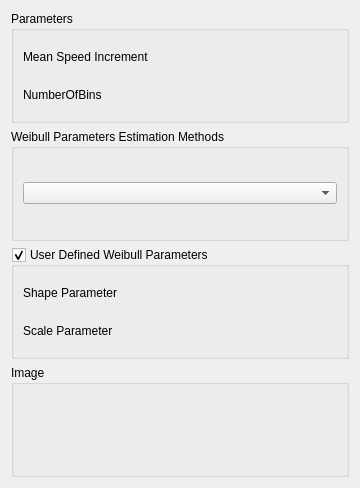
<?xml version="1.0" encoding="UTF-8"?>
<ui version="4.0">
 <class>SeismicLabGui::DlgDesignResponseSpectrum</class>
 <widget class="QWidget" name="SeismicLabGui::DlgDesignResponseSpectrum">
  <property name="geometry">
   <rect>
    <x>0</x>
    <y>0</y>
    <width>360</width>
    <height>488</height>
   </rect>
  </property>
  <property name="windowTitle">
   <string>Feature Parameters</string>
  </property>
  <property name="sizeGripEnabled" stdset="0">
   <bool>true</bool>
  </property>
  <layout class="QGridLayout" name="gridLayout">
   <item row="1" column="0">
    <widget class="QGroupBox" name="GroupBox5_4">
     <property name="title">
      <string>Weibull Parameters Estimation Methods</string>
     </property>
     <layout class="QGridLayout" name="_5">
      <property name="leftMargin">
       <number>9</number>
      </property>
      <property name="topMargin">
       <number>9</number>
      </property>
      <property name="rightMargin">
       <number>9</number>
      </property>
      <property name="bottomMargin">
       <number>9</number>
      </property>
      <property name="spacing">
       <number>6</number>
      </property>
      <item row="1" column="0">
       <layout class="QHBoxLayout" name="horizontalLayout_14" stretch="0">
        <item>
         <widget class="QComboBox" name="comboBox"/>
        </item>
       </layout>
      </item>
     </layout>
    </widget>
   </item>
   <item row="3" column="0">
    <widget class="QGroupBox" name="GroupBox5_5">
     <property name="title">
      <string>Image</string>
     </property>
     <layout class="QGridLayout" name="_6">
      <property name="leftMargin">
       <number>9</number>
      </property>
      <property name="topMargin">
       <number>9</number>
      </property>
      <property name="rightMargin">
       <number>9</number>
      </property>
      <property name="bottomMargin">
       <number>9</number>
      </property>
      <property name="spacing">
       <number>6</number>
      </property>
      <item row="1" column="0">
       <layout class="QHBoxLayout" name="horizontalLayout_9" stretch="0">
        <item>
         <widget class="QLabel" name="label_Image">
          <property name="text">
           <string/>
          </property>
         </widget>
        </item>
       </layout>
      </item>
     </layout>
    </widget>
   </item>
   <item row="0" column="0">
    <widget class="QGroupBox" name="GroupBox5_3">
     <property name="title">
      <string>Parameters</string>
     </property>
     <layout class="QGridLayout" name="_3">
      <property name="leftMargin">
       <number>9</number>
      </property>
      <property name="topMargin">
       <number>9</number>
      </property>
      <property name="rightMargin">
       <number>9</number>
      </property>
      <property name="bottomMargin">
       <number>9</number>
      </property>
      <property name="spacing">
       <number>6</number>
      </property>
      <item row="1" column="0">
       <layout class="QHBoxLayout" name="horizontalLayout" stretch="0,0">
        <item>
         <widget class="QLabel" name="label">
          <property name="text">
           <string>Mean Speed Increment</string>
          </property>
         </widget>
        </item>
        <item>
         <widget class="Gui::QuantitySpinBox" name="doubleSpinBox_MeanSpeedIncrement" native="true">
          <property name="keyboardTracking" stdset="0">
           <bool>false</bool>
          </property>
         </widget>
        </item>
       </layout>
      </item>
      <item row="2" column="0">
       <layout class="QHBoxLayout" name="horizontalLayout_6" stretch="0,0">
        <item>
         <widget class="QLabel" name="label_6">
          <property name="text">
           <string>NumberOfBins</string>
          </property>
         </widget>
        </item>
        <item>
         <widget class="Gui::QuantitySpinBox" name="doubleSpinBox_NumberOfBins" native="true">
          <property name="keyboardTracking" stdset="0">
           <bool>false</bool>
          </property>
         </widget>
        </item>
       </layout>
      </item>
     </layout>
    </widget>
   </item>
   <item row="2" column="0">
    <widget class="QGroupBox" name="GroupBox_UserDefined">
     <property name="title">
      <string>User Defined Weibull Parameters</string>
     </property>
     <property name="checkable">
      <bool>true</bool>
     </property>
     <layout class="QGridLayout" name="_7">
      <property name="leftMargin">
       <number>9</number>
      </property>
      <property name="topMargin">
       <number>9</number>
      </property>
      <property name="rightMargin">
       <number>9</number>
      </property>
      <property name="bottomMargin">
       <number>9</number>
      </property>
      <property name="spacing">
       <number>6</number>
      </property>
      <item row="1" column="0">
       <layout class="QHBoxLayout" name="horizontalLayout_17" stretch="0,0">
        <item>
         <widget class="QLabel" name="label_15">
          <property name="text">
           <string>Shape Parameter</string>
          </property>
         </widget>
        </item>
        <item>
         <widget class="Gui::QuantitySpinBox" name="doubleSpinBox_ShapeParameter" native="true">
          <property name="keyboardTracking" stdset="0">
           <bool>false</bool>
          </property>
         </widget>
        </item>
       </layout>
      </item>
      <item row="2" column="0">
       <layout class="QHBoxLayout" name="horizontalLayout_19" stretch="0,0">
        <item>
         <widget class="QLabel" name="label_17">
          <property name="text">
           <string>Scale Parameter</string>
          </property>
         </widget>
        </item>
        <item>
         <widget class="Gui::QuantitySpinBox" name="doubleSpinBox_ScaleParameter" native="true">
          <property name="keyboardTracking" stdset="0">
           <bool>false</bool>
          </property>
         </widget>
        </item>
       </layout>
      </item>
     </layout>
    </widget>
   </item>
  </layout>
 </widget>
 <customwidgets>
  <customwidget>
   <class>Gui::QuantitySpinBox</class>
   <extends>QWidget</extends>
   <header>Gui/QuantitySpinBox.h</header>
  </customwidget>
 </customwidgets>
 <resources/>
 <connections/>
</ui>
